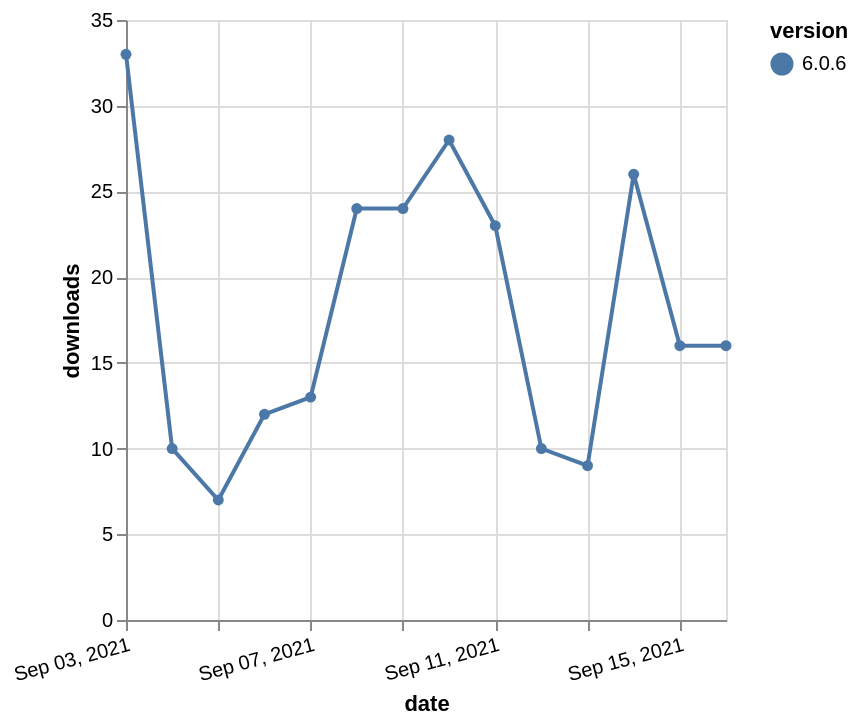

Specify this chart in Vega-Lite:
### Vega-Lite specification from a JSON file in a GitHub repository (floating-point values rounded to 4 significant figures)
{"$schema": "https://vega.github.io/schema/vega-lite/v5.json", "description": "A simple bar chart with embedded data.", "data": {"values": [{"date": "2021-09-03", "total": 48844, "delta": 33, "version": "6.0.6"}, {"date": "2021-09-04", "total": 48854, "delta": 10, "version": "6.0.6"}, {"date": "2021-09-05", "total": 48861, "delta": 7, "version": "6.0.6"}, {"date": "2021-09-06", "total": 48873, "delta": 12, "version": "6.0.6"}, {"date": "2021-09-07", "total": 48886, "delta": 13, "version": "6.0.6"}, {"date": "2021-09-08", "total": 48910, "delta": 24, "version": "6.0.6"}, {"date": "2021-09-09", "total": 48934, "delta": 24, "version": "6.0.6"}, {"date": "2021-09-10", "total": 48962, "delta": 28, "version": "6.0.6"}, {"date": "2021-09-11", "total": 48985, "delta": 23, "version": "6.0.6"}, {"date": "2021-09-12", "total": 48995, "delta": 10, "version": "6.0.6"}, {"date": "2021-09-13", "total": 49004, "delta": 9, "version": "6.0.6"}, {"date": "2021-09-14", "total": 49030, "delta": 26, "version": "6.0.6"}, {"date": "2021-09-15", "total": 49046, "delta": 16, "version": "6.0.6"}, {"date": "2021-09-16", "total": 49062, "delta": 16, "version": "6.0.6"}]}, "width": "container", "mark": {"type": "line", "point": {"filled": true}}, "encoding": {"x": {"field": "date", "type": "temporal", "timeUnit": "yearmonthdate", "title": "date", "axis": {"labelAngle": -15}}, "y": {"field": "delta", "type": "quantitative", "title": "downloads"}, "color": {"field": "version", "type": "nominal"}, "tooltip": {"field": "delta"}}}
